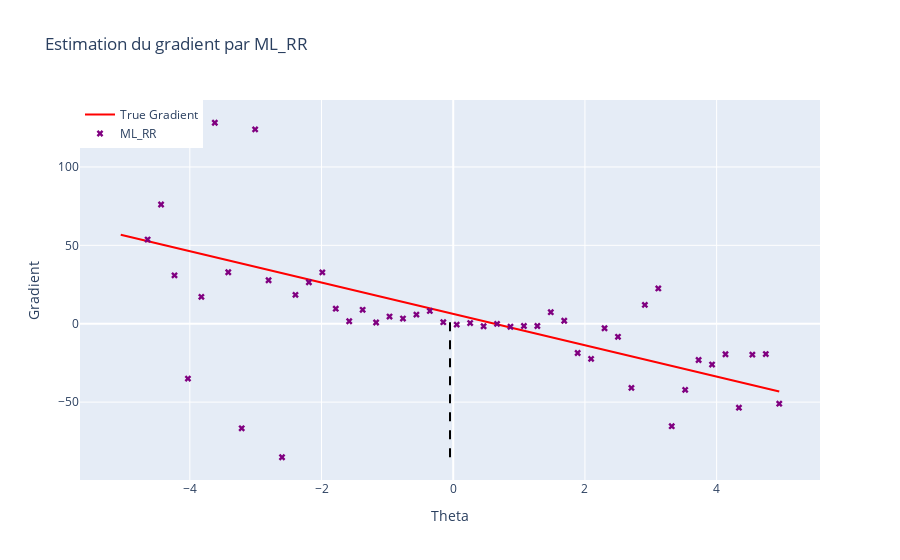

The notebook cell saved with this chart:
### Code cell
Code.plot_gradient(0.6, x, noised_A, noised_b, theta_true, 15, "ML_RR")
